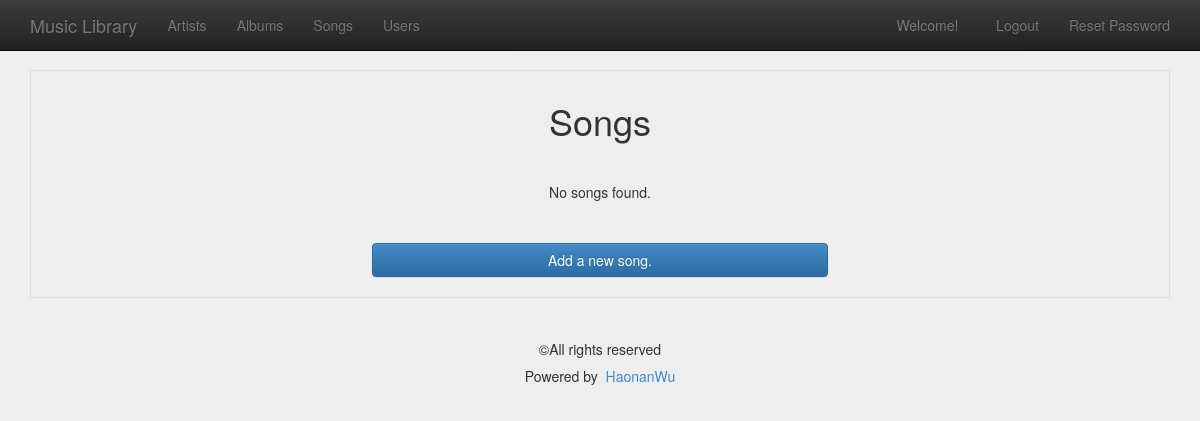
Before: /songs/ with the older database file.
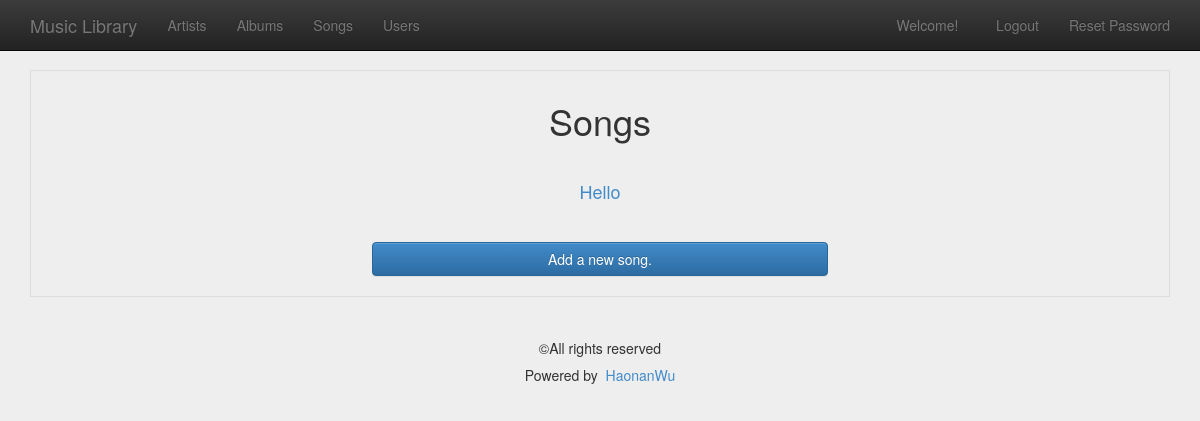
After: the same page with the newer database file.
### songs/models.py (models this page shows, shortened)
class Song(models.Model):
    name = models.CharField(max_length=100)
    length = models.DurationField()
    track_number = models.IntegerField(null=True, default=0)
    artists = models.ForeignKey("artists.Artist")
    class Meta:
        ordering = ["name"]
    def get_absolute_url(self):
        return reverse("songs:song_detail", kwargs={"id":self.pk})

### songs/views.py (the view)
def song_list(request):
    songs = Song.objects.all()
    query = request.GET.get("q")
    if query:
        songs = songs.filter(
            Q(name__icontains=query)
        )
        songs = songs.distinct()
    context = {
        "songs": songs,
    }
    return render(request, "songs/index.html", context)

### songs/templates/songs/index.html
{% extends "core/base.html" %}
{% block content %}
    <div class="information_list">
        <h1>
            Songs
        </h1>
        <hr>
        {% if songs %}
            {% for song in songs %}
                {% include "songs/_song_thumbnail.html" %}
            {% endfor %}
        {% else %}
            <p>No songs found.</p>
        {% endif %}
        <hr>
        <div class="input_form">
            <a href="{% url 'songs:song_new' %}" class="btn btn-primary btn-block">
                Add a new song.
            </a>
        </div>
    </div>
{% endblock content %}

### songs/templates/songs/_song_thumbnail.html
    <div class="caption">
        <h4>
            <a href="{{song.get_absolute_url}}">
                {{song.name}}
            </a>
        </h4>
    </div>

Changed rows visible on the page:
added Song: name "Hello"
Other visible differences:
text no longer shown: "No songs found."
